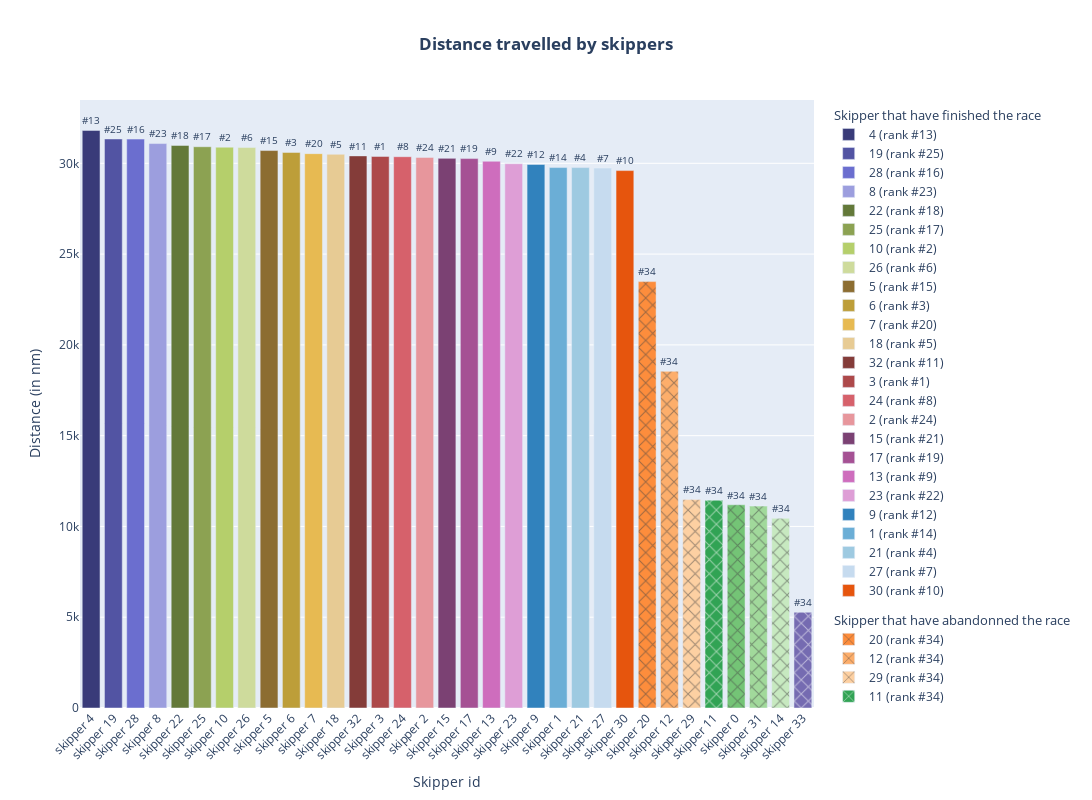

The notebook cell saved with this chart:
### Markdown cell above
##### L'histogramme ci-dessous représente la distance parcourue par chaque skipper. Il est intéressant de noter que les skippers les mieux classés à l'arrivée ne sont pas ceux qui ont parcouru le plus de distance:
- #1 : le skipper_id 3 est 14ème à avoir parcouru le plus de distance
- #1 : le skipper_id 10 est 7ème à avoir parcouru le plus de distance
- #3 : le skipper_id 6 est 9ème à avoir parcouru le plus de distance

### Code cell
display_skipper_distance_travelled(df_skippers_distance)

### Figure 1 — Plotly figure (JSON) as saved in the notebook; plotly's stock layout.template omitted (floating-point values rounded to 4 significant figures)
{"data": [{"hovertemplate": "<b>Skipper id</b>: %{x}<br><b>Distance travelled</b>: %{y}<br><b>Skipper rank</b>: 13", "legendgroup": "finished", "legendgrouptitle": {"text": "Skipper that have finished the race"}, "marker": {"color": "rgb(0.2235294117647059,0.23137254901960785,0.4745098039215686)"}, "name": "4 (rank #13)", "text": "#13", "textposition": "outside", "type": "bar", "x": ["skipper 4"], "y": [31810.0]}, {"hovertemplate": "<b>Skipper id</b>: %{x}<br><b>Distance travelled</b>: %{y}<br><b>Skipper rank</b>: 25", "legendgroup": "finished", "legendgrouptitle": {"text": "Skipper that have finished the race"}, "marker": {"color": "rgb(0.3215686274509804,0.32941176470588235,0.6392156862745098)"}, "name": "19 (rank #25)", "text": "#25", "textposition": "outside", "type": "bar", "x": ["skipper 19"], "y": [31340.0]}, {"hovertemplate": "<b>Skipper id</b>: %{x}<br><b>Distance travelled</b>: %{y}<br><b>Skipper rank</b>: 16", "legendgroup": "finished", "legendgrouptitle": {"text": "Skipper that have finished the race"}, "marker": {"color": "rgb(0.4196078431372549,0.43137254901960786,0.8117647058823529)"}, "name": "28 (rank #16)", "text": "#16", "textposition": "outside", "type": "bar", "x": ["skipper 28"], "y": [31330.0]}, {"hovertemplate": "<b>Skipper id</b>: %{x}<br><b>Distance travelled</b>: %{y}<br><b>Skipper rank</b>: 23", "legendgroup": "finished", "legendgrouptitle": {"text": "Skipper that have finished the race"}, "marker": {"color": "rgb(0.611764705882353,0.6196078431372549,0.8705882352941177)"}, "name": "8 (rank #23)", "text": "#23", "textposition": "outside", "type": "bar", "x": ["skipper 8"], "y": [31090.0]}, {"hovertemplate": "<b>Skipper id</b>: %{x}<br><b>Distance travelled</b>: %{y}<br><b>Skipper rank</b>: 18", "legendgroup": "finished", "legendgrouptitle": {"text": "Skipper that have finished the race"}, "marker": {"color": "rgb(0.38823529411764707,0.4745098039215686,0.2235294117647059)"}, "name": "22 (rank #18)", "text": "#18", "textposition": "outside", "type": "bar", "x": ["skipper 22"], "y": [30984]}, {"hovertemplate": "<b>Skipper id</b>: %{x}<br><b>Distance travelled</b>: %{y}<br><b>Skipper rank</b>: 17", "legendgroup": "finished", "legendgrouptitle": {"text": "Skipper that have finished the race"}, "marker": {"color": "rgb(0.5490196078431373,0.6352941176470588,0.3215686274509804)"}, "name": "25 (rank #17)", "text": "#17", "textposition": "outside", "type": "bar", "x": ["skipper 25"], "y": [30910.0]}, {"hovertemplate": "<b>Skipper id</b>: %{x}<br><b>Distance travelled</b>: %{y}<br><b>Skipper rank</b>: 2", "legendgroup": "finished", "legendgrouptitle": {"text": "Skipper that have finished the race"}, "marker": {"color": "rgb(0.7098039215686275,0.8117647058823529,0.4196078431372549)"}, "name": "10 (rank #2)", "text": "#2", "textposition": "outside", "type": "bar", "x": ["skipper 10"], "y": [30890.0]}, {"hovertemplate": "<b>Skipper id</b>: %{x}<br><b>Distance travelled</b>: %{y}<br><b>Skipper rank</b>: 6", "legendgroup": "finished", "legendgrouptitle": {"text": "Skipper that have finished the race"}, "marker": {"color": "rgb(0.807843137254902,0.8588235294117647,0.611764705882353)"}, "name": "26 (rank #6)", "text": "#6", "textposition": "outside", "type": "bar", "x": ["skipper 26"], "y": [30870.0]}, {"hovertemplate": "<b>Skipper id</b>: %{x}<br><b>Distance travelled</b>: %{y}<br><b>Skipper rank</b>: 15", "legendgroup": "finished", "legendgrouptitle": {"text": "Skipper that have finished the race"}, "marker": {"color": "rgb(0.5490196078431373,0.42745098039215684,0.19215686274509805)"}, "name": "5 (rank #15)", "text": "#15", "textposition": "outside", "type": "bar", "x": ["skipper 5"], "y": [30700.0]}, {"hovertemplate": "<b>Skipper id</b>: %{x}<br><b>Distance travelled</b>: %{y}<br><b>Skipper rank</b>: 3", "legendgroup": "finished", "legendgrouptitle": {"text": "Skipper that have finished the race"}, "marker": {"color": "rgb(0.7411764705882353,0.6196078431372549,0.2235294117647059)"}, "name": "6 (rank #3)", "text": "#3", "textposition": "outside", "type": "bar", "x": ["skipper 6"], "y": [30601]}, {"hovertemplate": "<b>Skipper id</b>: %{x}<br><b>Distance travelled</b>: %{y}<br><b>Skipper rank</b>: 20", "legendgroup": "finished", "legendgrouptitle": {"text": "Skipper that have finished the race"}, "marker": {"color": "rgb(0.9058823529411765,0.7294117647058823,0.3215686274509804)"}, "name": "7 (rank #20)", "text": "#20", "textposition": "outside", "type": "bar", "x": ["skipper 7"], "y": [30530.0]}, {"hovertemplate": "<b>Skipper id</b>: %{x}<br><b>Distance travelled</b>: %{y}<br><b>Skipper rank</b>: 5", "legendgroup": "finished", "legendgrouptitle": {"text": "Skipper that have finished the race"}, "marker": {"color": "rgb(0.9058823529411765,0.796078431372549,0.5803921568627451)"}, "name": "18 (rank #5)", "text": "#5", "textposition": "outside", "type": "bar", "x": ["skipper 18"], "y": [30500.0]}, {"hovertemplate": "<b>Skipper id</b>: %{x}<br><b>Distance travelled</b>: %{y}<br><b>Skipper rank</b>: 11", "legendgroup": "finished", "legendgrouptitle": {"text": "Skipper that have finished the race"}, "marker": {"color": "rgb(0.5176470588235295,0.23529411764705882,0.2235294117647059)"}, "name": "32 (rank #11)", "text": "#11", "textposition": "outside", "type": "bar", "x": ["skipper 32"], "y": [30410.0]}, {"hovertemplate": "<b>Skipper id</b>: %{x}<br><b>Distance travelled</b>: %{y}<br><b>Skipper rank</b>: 1", "legendgroup": "finished", "legendgrouptitle": {"text": "Skipper that have finished the race"}, "marker": {"color": "rgb(0.6784313725490196,0.28627450980392155,0.2901960784313726)"}, "name": "3 (rank #1)", "text": "#1", "textposition": "outside", "type": "bar", "x": ["skipper 3"], "y": [30380.0]}, {"hovertemplate": "<b>Skipper id</b>: %{x}<br><b>Distance travelled</b>: %{y}<br><b>Skipper rank</b>: 8", "legendgroup": "finished", "legendgrouptitle": {"text": "Skipper that have finished the race"}, "marker": {"color": "rgb(0.8392156862745098,0.3803921568627451,0.4196078431372549)"}, "name": "24 (rank #8)", "text": "#8", "textposition": "outside", "type": "bar", "x": ["skipper 24"], "y": [30370.0]}, {"hovertemplate": "<b>Skipper id</b>: %{x}<br><b>Distance travelled</b>: %{y}<br><b>Skipper rank</b>: 24", "legendgroup": "finished", "legendgrouptitle": {"text": "Skipper that have finished the race"}, "marker": {"color": "rgb(0.9058823529411765,0.5882352941176471,0.611764705882353)"}, "name": "2 (rank #24)", "text": "#24", "textposition": "outside", "type": "bar", "x": ["skipper 2"], "y": [30330.0]}, {"hovertemplate": "<b>Skipper id</b>: %{x}<br><b>Distance travelled</b>: %{y}<br><b>Skipper rank</b>: 21", "legendgroup": "finished", "legendgrouptitle": {"text": "Skipper that have finished the race"}, "marker": {"color": "rgb(0.4823529411764706,0.2549019607843137,0.45098039215686275)"}, "name": "15 (rank #21)", "text": "#21", "textposition": "outside", "type": "bar", "x": ["skipper 15"], "y": [30270.0]}, {"hovertemplate": "<b>Skipper id</b>: %{x}<br><b>Distance travelled</b>: %{y}<br><b>Skipper rank</b>: 19", "legendgroup": "finished", "legendgrouptitle": {"text": "Skipper that have finished the race"}, "marker": {"color": "rgb(0.6470588235294118,0.3176470588235294,0.5803921568627451)"}, "name": "17 (rank #19)", "text": "#19", "textposition": "outside", "type": "bar", "x": ["skipper 17"], "y": [30260.0]}, {"hovertemplate": "<b>Skipper id</b>: %{x}<br><b>Distance travelled</b>: %{y}<br><b>Skipper rank</b>: 9", "legendgroup": "finished", "legendgrouptitle": {"text": "Skipper that have finished the race"}, "marker": {"color": "rgb(0.807843137254902,0.42745098039215684,0.7411764705882353)"}, "name": "13 (rank #9)", "text": "#9", "textposition": "outside", "type": "bar", "x": ["skipper 13"], "y": [30110.0]}, {"hovertemplate": "<b>Skipper id</b>: %{x}<br><b>Distance travelled</b>: %{y}<br><b>Skipper rank</b>: 22", "legendgroup": "finished", "legendgrouptitle": {"text": "Skipper that have finished the race"}, "marker": {"color": "rgb(0.8705882352941177,0.6196078431372549,0.8392156862745098)"}, "name": "23 (rank #22)", "text": "#22", "textposition": "outside", "type": "bar", "x": ["skipper 23"], "y": [29980.0]}, {"hovertemplate": "<b>Skipper id</b>: %{x}<br><b>Distance travelled</b>: %{y}<br><b>Skipper rank</b>: 12", "legendgroup": "finished", "legendgrouptitle": {"text": "Skipper that have finished the race"}, "marker": {"color": "rgb(0.19215686274509805,0.5098039215686274,0.7411764705882353)"}, "name": "9 (rank #12)", "text": "#12", "textposition": "outside", "type": "bar", "x": ["skipper 9"], "y": [29940.0]}, {"hovertemplate": "<b>Skipper id</b>: %{x}<br><b>Distance travelled</b>: %{y}<br><b>Skipper rank</b>: 14", "legendgroup": "finished", "legendgrouptitle": {"text": "Skipper that have finished the race"}, "marker": {"color": "rgb(0.4196078431372549,0.6823529411764706,0.8392156862745098)"}, "name": "1 (rank #14)", "text": "#14", "textposition": "outside", "type": "bar", "x": ["skipper 1"], "y": [29770.0]}, {"hovertemplate": "<b>Skipper id</b>: %{x}<br><b>Distance travelled</b>: %{y}<br><b>Skipper rank</b>: 4", "legendgroup": "finished", "legendgrouptitle": {"text": "Skipper that have finished the race"}, "marker": {"color": "rgb(0.6196078431372549,0.792156862745098,0.8823529411764706)"}, "name": "21 (rank #4)", "text": "#4", "textposition": "outside", "type": "bar", "x": ["skipper 21"], "y": [29770.0]}, {"hovertemplate": "<b>Skipper id</b>: %{x}<br><b>Distance travelled</b>: %{y}<br><b>Skipper rank</b>: 7", "legendgroup": "finished", "legendgrouptitle": {"text": "Skipper that have finished the race"}, "marker": {"color": "rgb(0.7764705882352941,0.8588235294117647,0.9372549019607843)"}, "name": "27 (rank #7)", "text": "#7", "textposition": "outside", "type": "bar", "x": ["skipper 27"], "y": [29740.0]}, {"hovertemplate": "<b>Skipper id</b>: %{x}<br><b>Distance travelled</b>: %{y}<br><b>Skipper rank</b>: 10", "legendgroup": "finished", "legendgrouptitle": {"text": "Skipper that have finished the race"}, "marker": {"color": "rgb(0.9019607843137255,0.3333333333333333,0.050980392156862744)"}, "name": "30 (rank #10)", "text": "#10", "textposition": "outside", "type": "bar", "x": ["skipper 30"], "y": [29600.0]}, {"hovertemplate": "<b>Skipper id</b>: %{x}<br><b>Distance travelled</b>: %{y}<br><b>Skipper rank</b>: 34", "legendgroup": "abandonned", "legendgrouptitle": {"text": "Skipper that have abandonned the race"}, "marker": {"color": "rgb(0.9921568627450981,0.5529411764705883,0.23529411764705882)", "pattern": {"shape": "x"}}, "name": "20 (rank #34)", "text": "#34", "textposition": "outside", "type": "bar", "x": ["skipper 20"], "y": [23480.0]}, {"hovertemplate": "<b>Skipper id</b>: %{x}<br><b>Distance travelled</b>: %{y}<br><b>Skipper rank</b>: 34", "legendgroup": "abandonned", "legendgrouptitle": {"text": "Skipper that have abandonned the race"}, "marker": {"color": "rgb(0.9921568627450981,0.6823529411764706,0.4196078431372549)", "pattern": {"shape": "x"}}, "name": "12 (rank #34)", "text": "#34", "textposition": "outside", "type": "bar", "x": ["skipper 12"], "y": [18540.0]}, {"hovertemplate": "<b>Skipper id</b>: %{x}<br><b>Distance travelled</b>: %{y}<br><b>Skipper rank</b>: 34", "legendgroup": "abandonned", "legendgrouptitle": {"text": "Skipper that have abandonned the race"}, "marker": {"color": "rgb(0.9921568627450981,0.8156862745098039,0.6352941176470588)", "pattern": {"shape": "x"}}, "name": "29 (rank #34)", "text": "#34", "textposition": "outside", "type": "bar", "x": ["skipper 29"], "y": [11480.0]}, {"hovertemplate": "<b>Skipper id</b>: %{x}<br><b>Distance travelled</b>: %{y}<br><b>Skipper rank</b>: 34", "legendgroup": "abandonned", "legendgrouptitle": {"text": "Skipper that have abandonned the race"}, "marker": {"color": "rgb(0.19215686274509805,0.6392156862745098,0.32941176470588235)", "pattern": {"shape": "x"}}, "name": "11 (rank #34)", "text": "#34", "textposition": "outside", "type": "bar", "x": ["skipper 11"], "y": [11440.0]}, {"hovertemplate": "<b>Skipper id</b>: %{x}<br><b>Distance travelled</b>: %{y}<br><b>Skipper rank</b>: 34", "legendgroup": "abandonned", "legendgrouptitle": {"text": "Skipper that have abandonned the race"}, "marker": {"color": "rgb(0.4549019607843137,0.7686274509803922,0.4627450980392157)", "pattern": {"shape": "x"}}, "name": "0 (rank #34)", "text": "#34", "textposition": "outside", "type": "bar", "x": ["skipper 0"], "y": [11190.0]}, {"hovertemplate": "<b>Skipper id</b>: %{x}<br><b>Distance travelled</b>: %{y}<br><b>Skipper rank</b>: 34", "legendgroup": "abandonned", "legendgrouptitle": {"text": "Skipper that have abandonned the race"}, "marker": {"color": "rgb(0.6313725490196078,0.8509803921568627,0.6078431372549019)", "pattern": {"shape": "x"}}, "name": "31 (rank #34)", "text": "#34", "textposition": "outside", "type": "bar", "x": ["skipper 31"], "y": [11119]}, {"hovertemplate": "<b>Skipper id</b>: %{x}<br><b>Distance travelled</b>: %{y}<br><b>Skipper rank</b>: 34", "legendgroup": "abandonned", "legendgrouptitle": {"text": "Skipper that have abandonned the race"}, "marker": {"color": "rgb(0.7803921568627451,0.9137254901960784,0.7529411764705882)", "pattern": {"shape": "x"}}, "name": "14 (rank #34)", "text": "#34", "textposition": "outside", "type": "bar", "x": ["skipper 14"], "y": [10450]}, {"hovertemplate": "<b>Skipper id</b>: %{x}<br><b>Distance travelled</b>: %{y}<br><b>Skipper rank</b>: 34", "legendgroup": "abandonned", "legendgrouptitle": {"text": "Skipper that have abandonned the race"}, "marker": {"color": "rgb(0.4588235294117647,0.4196078431372549,0.6941176470588235)", "pattern": {"shape": "x"}}, "name": "33 (rank #34)", "text": "#34", "textposition": "outside", "type": "bar", "x": ["skipper 33"], "y": [5274.0]}], "layout": {"height": 800, "title": {"text": "<b>Distance travelled by skippers</b>", "x": 0.5}, "uniformtext": {"minsize": 8, "mode": "show"}, "width": 1200, "xaxis": {"tickangle": -45, "title": {"text": "Skipper id"}}, "yaxis": {"title": {"text": "Distance (in nm)"}}}}
